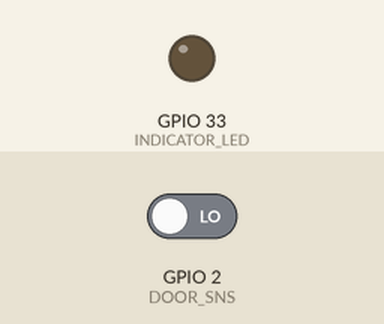
A sketch run on a simulated ESP32. On the bench: output pins drawn as LEDs (lit = HIGH). Inputs (shaded band) come from the test bench; at power-on: GPIO 2 (DOOR_SNS) LOW. WiFi joins after 1.5 s; servers stay silent unless stated; what the sketch prints to the serial monitor is not drawn.

Above: at 0.1 s.
At 1.9 s:
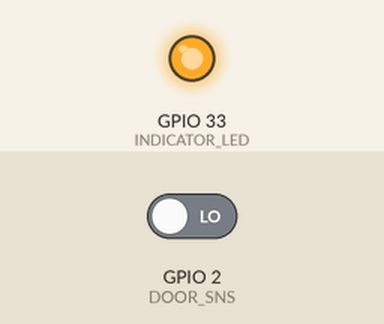
Timing chart, 0 to 3.4 s (numbered marks = the images above):
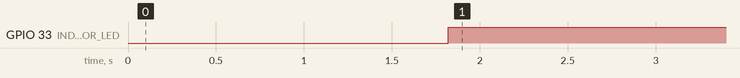

Measured:
- by itself, GPIO 33 (INDICATOR_LED): LOW → HIGH at 1.8 s

The sketch:

INTcognito-IoT.ino
```cpp
#define BLYNK_PRINT Serial

/* Fill-in your Template ID (only if using Blynk.Cloud) */
#define BLYNK_TEMPLATE_ID "TMPLAvkRRT4G"
#define BLYNK_DEVICE_NAME "Smart Door"
#define BLYNK_AUTH_TOKEN "ZlR9h2z1uAlg2C4U6C1PxwW08nWFpXsC"

#include <Arduino.h>
#include <BlynkSimpleEsp32.h>
#include <ESPmDNS.h>
#include <SPI.h>
#include <Update.h>
#include <WebServer.h>
#include <WiFi.h>
#include <WiFiClient.h>

// You should get Auth Token in the Blynk App.
// Go to the Project Settings (nut icon).
char auth[] = "ZlR9h2z1uAlg2C4U6C1PxwW08nWFpXsC";

const char *host = "esp32";
char ssid[] = "HUAWEI-V4XU";
char pass[] = "Tataycruz";

WebServer server(80);

#include "otaLoginPage.h"

bool isDoorOpen;

BlynkTimer timer;

// This function sends Arduino's up time every second to Virtual Pin (5).
// In the app, Widget's reading frequency should be set to PUSH. This means
// that you define how often to send data to Blynk App.
void myTimerEvent() {
  // You can send any value at any time.
  // Please don't send more that 10 values per second.
  Blynk.virtualWrite(V5, millis() / (1000));
  if (isDoorOpen) {
    Blynk.virtualWrite(V6, 1);
    Blynk.virtualWrite(V7, 0);
  } else {
    Blynk.virtualWrite(V6, 0);
    Blynk.virtualWrite(V7, 1);
  }
}

// Pin Assignments
constexpr int DOOR_SNS = 2;
constexpr int INDICATOR_LED = 33;

void setup() {
  // PIN Modes
  pinMode(DOOR_SNS, INPUT);
  pinMode(INDICATOR_LED, OUTPUT);

  Serial.begin(9600);

  // Connect to WiFi network
  WiFi.begin(ssid, pass);
  Serial.println("");

  // Wait for connection
  while (WiFi.status() != WL_CONNECTED) {
    delay(500);
    Serial.print(".");
  }
  Serial.println("");
  Serial.print("Connected to ");
  Serial.println(ssid);
  Serial.print("IP address: ");
  Serial.println(WiFi.localIP());

  /*use mdns for host name resolution*/
  if (!MDNS.begin(host)) { // http://esp32.local
    Serial.println("Error setting up MDNS responder!");
    while (1) {
      delay(1000);
    }
  }
  Serial.println("mDNS responder started");
  /*return index page which is stored in serverIndex */
  server.on("/", HTTP_GET, []() {
    server.sendHeader("Connection", "close");
    server.send(200, "text/html", loginIndex);
  });
  server.on("/serverIndex", HTTP_GET, []() {
    server.sendHeader("Connection", "close");
    server.send(200, "text/html", serverIndex);
  });
  /*handling uploading firmware file */
  server.on(
      "/update", HTTP_POST,
      []() {
        server.sendHeader("Connection", "close");
        server.send(200, "text/plain", (Update.hasError()) ? "FAIL" : "OK");
        ESP.restart();
      },
      []() {
        HTTPUpload &upload = server.upload();
        if (upload.status == UPLOAD_FILE_START) {
          Serial.printf("Update: %s\n", upload.filename.c_str());
          if (!Update.begin(
                  UPDATE_SIZE_UNKNOWN)) { // start with max available size
            Update.printError(Serial);
          }
        } else if (upload.status == UPLOAD_FILE_WRITE) {
          /* flashing firmware to ESP*/
          if (Update.write(upload.buf, upload.currentSize) !=
              upload.currentSize) {
            Update.printError(Serial);
          }
        } else if (upload.status == UPLOAD_FILE_END) {
          if (Update.end(true)) { // true to set the size to the current
                                  // progress
            Serial.printf("Update Success: %u\nRebooting...\n",
                          upload.totalSize);
          } else {
            Update.printError(Serial);
          }
        }
      });
  server.begin();

  Blynk.begin(auth, ssid, pass);
  // Setup a function to be called every second
  timer.setInterval(1000L, myTimerEvent);
}

void loop() {
  server.handleClient();
  delay(1);
  Blynk.run();
  timer.run(); // Initiates BlynkTimer

  if (digitalRead(DOOR_SNS) == 1) {
    digitalWrite(INDICATOR_LED, LOW); // Inverted logic for indicator led gpio 33
    isDoorOpen = true;
  } else {
    digitalWrite(INDICATOR_LED, HIGH);
    isDoorOpen = false;
  }
}
```

otaLoginPage.h
```cpp
/*
 * Login page
 */

const char* loginIndex =
 "<form name='loginForm'>"
    "<table width='20%' bgcolor='A09F9F' align='center'>"
        "<tr>"
            "<td colspan=2>"
                "<center><font size=4><b>ESP32 Login Page</b></font></center>"
                "<br>"
            "</td>"
            "<br>"
            "<br>"
        "</tr>"
        "<tr>"
             "<td>Username:</td>"
             "<td><input type='text' size=25 name='userid'><br></td>"
        "</tr>"
        "<br>"
        "<br>"
        "<tr>"
            "<td>Password:</td>"
            "<td><input type='Password' size=25 name='pwd'><br></td>"
            "<br>"
            "<br>"
        "</tr>"
        "<tr>"
            "<td><input type='submit' onclick='check(this.form)' value='Login'></td>"
        "</tr>"
    "</table>"
"</form>"
"<script>"
    "function check(form)"
    "{"
    "if(form.userid.value=='admin' && form.pwd.value=='admin')"
    "{"
    "window.open('/serverIndex')"
    "}"
    "else"
    "{"
    " alert('Error Password or Username')/*displays error message*/"
    "}"
    "}"
"</script>";

/*
 * Server Index Page
 */

const char* serverIndex =
"<script src='https://ajax.googleapis.com/ajax/libs/jquery/3.2.1/jquery.min.js'></script>"
"<form method='POST' action='#' enctype='multipart/form-data' id='upload_form'>"
   "<input type='file' name='update'>"
        "<input type='submit' value='Update'>"
    "</form>"
 "<div id='prg'>progress: 0%</div>"
 "<script>"
  "$('form').submit(function(e){"
  "e.preventDefault();"
  "var form = $('#upload_form')[0];"
  "var data = new FormData(form);"
  " $.ajax({"
  "url: '/update',"
  "type: 'POST',"
  "data: data,"
  "contentType: false,"
  "processData:false,"
  "xhr: function() {"
  "var xhr = new window.XMLHttpRequest();"
  "xhr.upload.addEventListener('progress', function(evt) {"
  "if (evt.lengthComputable) {"
  "var per = evt.loaded / evt.total;"
  "$('#prg').html('progress: ' + Math.round(per*100) + '%');"
  "}"
  "}, false);"
  "return xhr;"
  "},"
  "success:function(d, s) {"
  "console.log('success!')"
 "},"
 "error: function (a, b, c) {"
 "}"
 "});"
 "});"
 "</script>";
```
